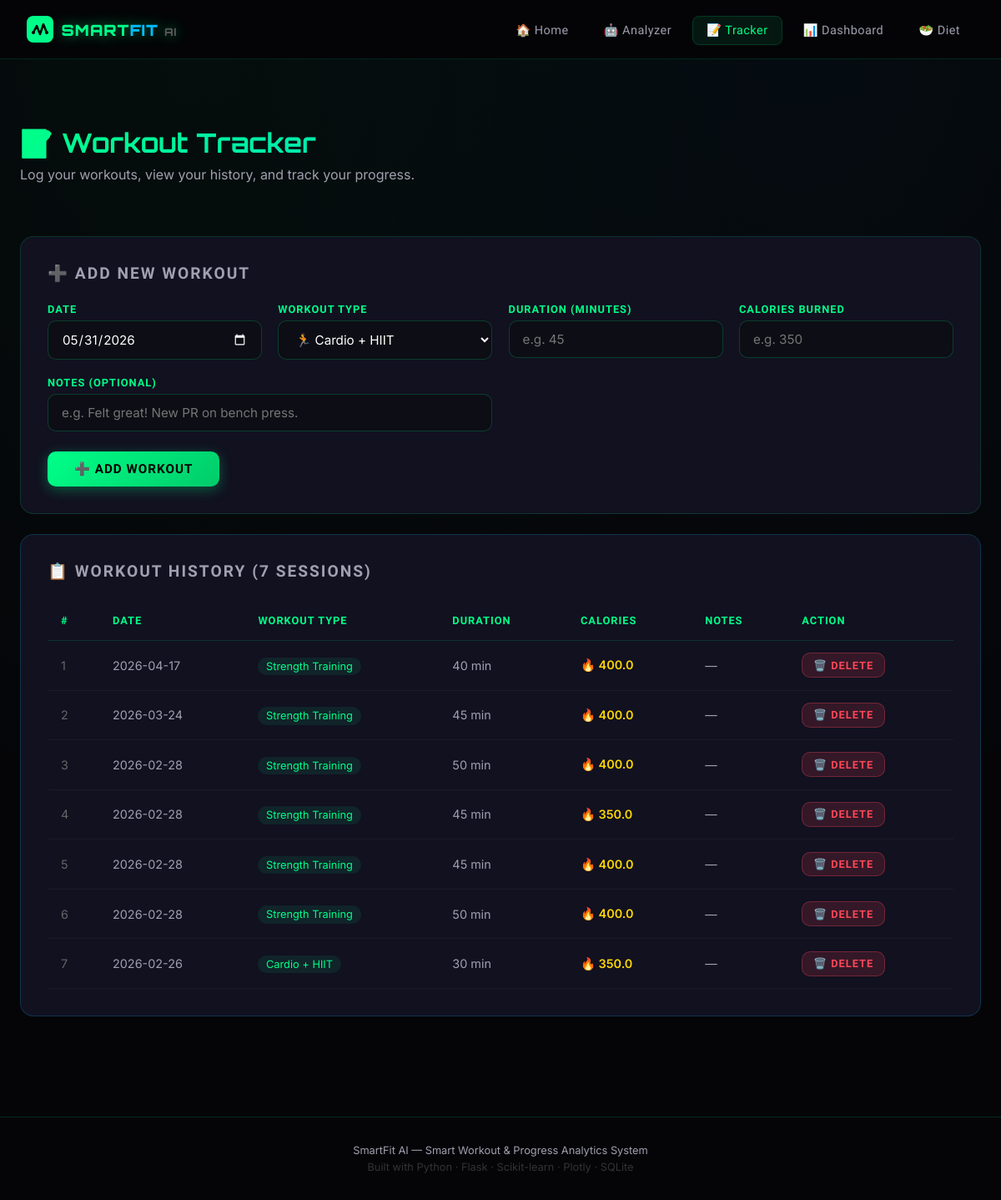
Page /tracker on the committed database.
### tables this page shows
CREATE TABLE workouts (
            id          INTEGER PRIMARY KEY AUTOINCREMENT,
            date        TEXT NOT NULL,
            workout_type TEXT NOT NULL,
            duration_min INTEGER NOT NULL,
            calories    REAL NOT NULL,
            notes       TEXT,
            created_at  TEXT DEFAULT CURRENT_TIMESTAMP
        );

### app.py (the view, shortened to what this page needs)
@app.route('/tracker', methods=['GET', 'POST'])
def tracker():
    workouts = get_all_workouts()
    return render_template('tracker.html', workouts=workouts)

### utils/database.py (called while the page is built)
def get_connection():
    os.makedirs('data', exist_ok=True)
    return sqlite3.connect(DB_PATH)

def get_all_workouts():
    conn = get_connection()
    cursor = conn.cursor()
    cursor.execute('SELECT * FROM workouts ORDER BY date DESC')
    rows = cursor.fetchall()
    conn.close()
    columns = ['id', 'date', 'workout_type', 'duration_min', 'calories', 'notes', 'created_at']
    return [dict(zip(columns, row)) for row in rows]

### templates/tracker.html (shortened to what this page needs)
{% extends "base.html" %}
{% block content %}
<div class="container">
    <div style="padding: 3rem 0 1rem;">
        <h1 class="page-title">📝 Workout Tracker</h1>
        <p class="page-subtitle">Log your workouts, view your history, and track your progress.</p>
    </div>
    <div class="card">
        <h2 style="font-family:'Rajdhani',sans-serif; font-size:1.2rem; color:#a0a0b0;
                   letter-spacing:2px; text-transform:uppercase; margin-bottom:1.5rem;">
            ➕ Add New Workout
        </h2>
        <form method="POST" action="/tracker">
            <div class="form-grid">
                <div class="form-group">
                    <label>Date</label>
                    <input type="date" name="date" required
                           value="{{ today }}"
                           style="color-scheme:dark;">
                </div>
                <div class="form-group">
                    <label>Workout Type</label>
                    <select name="workout_type" required>
                        <option value="Cardio + HIIT">🏃 Cardio + HIIT</option>
                    </select>
                </div>
                <div class="form-group">
                    <label>Duration (minutes)</label>
                    <input type="number" name="duration" min="1" max="300" placeholder="e.g. 45" required>
                </div>
                <div class="form-group">
                    <label>Calories Burned</label>
                    <input type="number" name="calories" step="0.1" min="1" placeholder="e.g. 350" required>
                </div>
                <div class="form-group" style="grid-column: span 2;">
                    <label>Notes (Optional)</label>
                    <input type="text" name="notes" placeholder="e.g. Felt great! New PR on bench press.">
                </div>
            </div>
            <button type="submit" class="btn btn-primary">
                ➕ Add Workout
            </button>
        </form>
    </div>
    <div class="card" style="border-color:rgba(0,191,255,0.2);">
        <h2 style="font-family:'Rajdhani',sans-serif; font-size:1.2rem; color:#a0a0b0;
                   letter-spacing:2px; text-transform:uppercase; margin-bottom:1.5rem;">
            📋 Workout History ({{ workouts|length }} sessions)
        </h2>
        {% if workouts %}
        <div style="overflow-x:auto;">
            <table>
                <thead>
                    <tr>
                        <th>#</th>
                        <th>Date</th>
                        <th>Workout Type</th>
                        <th>Duration</th>
                        <th>Calories</th>
                        <th>Notes</th>
                        <th>Action</th>
                    </tr>
                </thead>
                <tbody>
                    {% for w in workouts %}
                    <tr>
                        <td style="color:#666;">{{ loop.index }}</td>
                        <td>{{ w.date }}</td>
                        <td>
                            <span style="background:rgba(0,255,136,0.08); color:#00ff88;
                                         padding:0.2rem 0.6rem; border-radius:20px; font-size:0.8rem;">
                                {{ w.workout_type }}
                            </span>
                        </td>
                        <td>{{ w.duration_min }} min</td>
                        <td style="color:#ffd700; font-weight:600;">🔥 {{ w.calories }}</td>
                        <td style="max-width:200px; overflow:hidden; text-overflow:ellipsis;">
                            {{ w.notes or '—' }}
                        </td>
                        <td>
                            <form method="POST" action="/delete_workout/{{ w.id }}"
                                  onsubmit="return confirm('Delete this workout?')">
                                <button type="submit" class="btn btn-danger">🗑️ Delete</button>
                            </form>
                        </td>
                    </tr>
                    {% endfor %}
                </tbody>
            </table>
        </div>
        {% else %}
        <div class="no-data">
            <p style="font-size:3rem; margin-bottom:1rem;">🏋️</p>
            <p>No workouts logged yet.</p>
            <p style="margin-top:0.5rem;">Add your first workout above to start tracking!</p>
        </div>
        {% endif %}
    </div>
</div>
{% endblock %}

### templates/base.html (shortened to what this page needs)
<!DOCTYPE html>
<html lang="en">
<head>
</head>
<body>
<nav>
    <div class="nav-inner">
        <a href="/" class="nav-logo" style="display:flex;align-items:center;gap:0.6rem;text-decoration:none;">
            <span style="font-family:Orbitron,sans-serif;font-size:1.15rem;font-weight:900;color:#00ff88;text-shadow:0 0 15px rgba(0,255,136,0.5);">SMART<span style="color:#00bfff;">FIT</span> <span style="font-size:0.8rem;color:#555;">AI</span></span>
        </a>
        <ul class="nav-links">
            <li><a href="/"          {% if request.path == '/' %}class="active"{% endif %}>🏠 Home</a></li>
            <li><a href="/analyzer"  {% if request.path == '/analyzer' %}class="active"{% endif %}>🤖 Analyzer</a></li>
            <li><a href="/tracker"   {% if request.path == '/tracker' %}class="active"{% endif %}>📝 Tracker</a></li>
            <li><a href="/dashboard" {% if request.path == '/dashboard' %}class="active"{% endif %}>📊 Dashboard</a></li>
            <li><a href="/diet"      {% if request.path == '/diet' %}class="active"{% endif %}>🥗 Diet</a></li>
        </ul>
    </div>
</nav>
<main>
    {% block content %}{% endblock %}
</main>
<footer>
    <p>SmartFit AI — Smart Workout & Progress Analytics System</p>
    <p style="margin-top:0.3rem; color:#333;">Built with Python · Flask · Scikit-learn · Plotly · SQLite</p>
</footer>
</body>
</html>

### templates/base.html (style rules this page uses)
*, *::before, *::after { margin: 0; padding: 0; box-sizing: border-box; }
:root { --bg-primary: #050508; --bg-secondary: #0d0d15; --bg-card: #111120; --bg-card2: #181830; --accent-green: #00ff88; --accent-blue: #00bfff; --accent-purple:#c77dff; --accent-red: #ff4757; --accent-gold: #ffd700; --text-primary: #ffffff; --text-secondary:#a0a0b0; --border: rgba(0,255,136,0.15); --glow-green: 0 0 20px rgba(0,255,136,0.3); --glow-blue: 0 0 20px rgba(0,191,255,0.3); }
html { scroll-behavior: smooth; }
body { background-color: var(--bg-primary); color: var(--text-primary); font-family: 'Inter', sans-serif; min-height: 100vh; background-image: radial-gradient(ellipse at 20% 0%, rgba(0,255,136,0.04) 0%, transparent 50%), radial-gradient(ellipse at 80% 0%, rgba(0,191,255,0.04) 0%, transparent 50%); }
nav { background: rgba(5,5,8,0.95); backdrop-filter: blur(20px); border-bottom: 1px solid var(--border); position: sticky; top: 0; z-index: 1000; padding: 0 2rem; }
.nav-inner { max-width: 1200px; margin: 0 auto; display: flex; align-items: center; justify-content: space-between; height: 70px; }
.nav-logo { font-family: 'Orbitron', sans-serif; font-size: 1.2rem; font-weight: 900; color: var(--accent-green); text-decoration: none; letter-spacing: 1px; text-shadow: var(--glow-green); }
.nav-logo span { color: var(--accent-blue); }
.nav-links { display: flex; gap: 0.5rem; list-style: none; }
.nav-links a { color: var(--text-secondary); text-decoration: none; padding: 0.5rem 1rem; border-radius: 8px; font-size: 0.9rem; font-weight: 500; font-family: 'Rajdhani', sans-serif; letter-spacing: 0.5px; transition: all 0.3s ease; border: 1px solid transparent; }
.nav-links a:hover, .nav-links a.active { color: var(--accent-green); background: rgba(0,255,136,0.08); border-color: var(--border); }
.container { max-width: 1200px; margin: 0 auto; padding: 2rem 1.5rem; }
.card { background: var(--bg-card); border: 1px solid var(--border); border-radius: 16px; padding: 2rem; margin-bottom: 1.5rem; transition: box-shadow 0.3s ease; }
.page-title { font-family: 'Orbitron', sans-serif; font-size: 2rem; font-weight: 700; margin-bottom: 0.5rem; background: linear-gradient(135deg, var(--accent-green), var(--accent-blue)); -webkit-background-clip: text; -webkit-text-fill-color: transparent; }
.page-subtitle { color: var(--text-secondary); font-size: 1rem; margin-bottom: 2rem; }
.form-grid { display: grid; grid-template-columns: repeat(auto-fit, minmax(220px, 1fr)); gap: 1.2rem; margin-bottom: 1.5rem; }
.form-group label { display: block; font-size: 0.8rem; font-weight: 600; color: var(--accent-green); margin-bottom: 0.4rem; letter-spacing: 1px; text-transform: uppercase; font-family: 'Rajdhani', sans-serif; }
.form-group input, .form-group select, .form-group textarea { width: 100%; background: var(--bg-secondary); border: 1px solid rgba(0,255,136,0.2); color: var(--text-primary); padding: 0.75rem 1rem; border-radius: 10px; font-size: 0.95rem; font-family: 'Inter', sans-serif; transition: all 0.3s ease; outline: none; }
.form-group select option { background: var(--bg-card); }
.btn { display: inline-flex; align-items: center; gap: 0.5rem; padding: 0.75rem 2rem; border-radius: 10px; font-size: 0.95rem; font-weight: 600; font-family: 'Rajdhani', sans-serif; letter-spacing: 1px; text-transform: uppercase; cursor: pointer; border: none; transition: all 0.3s ease; text-decoration: none; }
.btn-primary { background: linear-gradient(135deg, var(--accent-green), #00cc6a); color: #000; box-shadow: 0 4px 15px rgba(0,255,136,0.3); }
.btn-danger { background: rgba(255,71,87,0.15); color: var(--accent-red); border: 1px solid rgba(255,71,87,0.3); padding: 0.4rem 0.8rem; font-size: 0.8rem; }
table { width: 100%; border-collapse: collapse; }
th { font-family: 'Rajdhani', sans-serif; font-size: 0.8rem; letter-spacing: 1px; text-transform: uppercase; color: var(--accent-green); padding: 1rem; text-align: left; border-bottom: 1px solid var(--border); }
td { padding: 0.9rem 1rem; border-bottom: 1px solid rgba(255,255,255,0.04); font-size: 0.9rem; color: var(--text-secondary); }
footer { text-align: center; padding: 2rem; color: var(--text-secondary); font-size: 0.8rem; border-top: 1px solid var(--border); margin-top: 4rem; }

### rows in the picture
workouts: date "2026-04-17", workout_type "Strength Training", duration_min "40", calories "400.0", notes "—"
workouts: date "2026-03-24", workout_type "Strength Training", duration_min "45", calories "400.0", notes "—"
workouts: date "2026-02-28", workout_type "Strength Training", duration_min "50", calories "400.0", notes "—"
workouts: date "2026-02-28", workout_type "Strength Training", duration_min "45", calories "350.0", notes "—"
workouts: date "2026-02-28", workout_type "Strength Training", duration_min "45", calories "400.0", notes "—"
workouts: date "2026-02-28", workout_type "Strength Training", duration_min "50", calories "400.0", notes "—"
workouts: date "2026-02-26", workout_type "Cardio + HIIT", duration_min "30", calories "350.0", notes "—"

### other values in the picture
{{ workouts|length }} "7"
